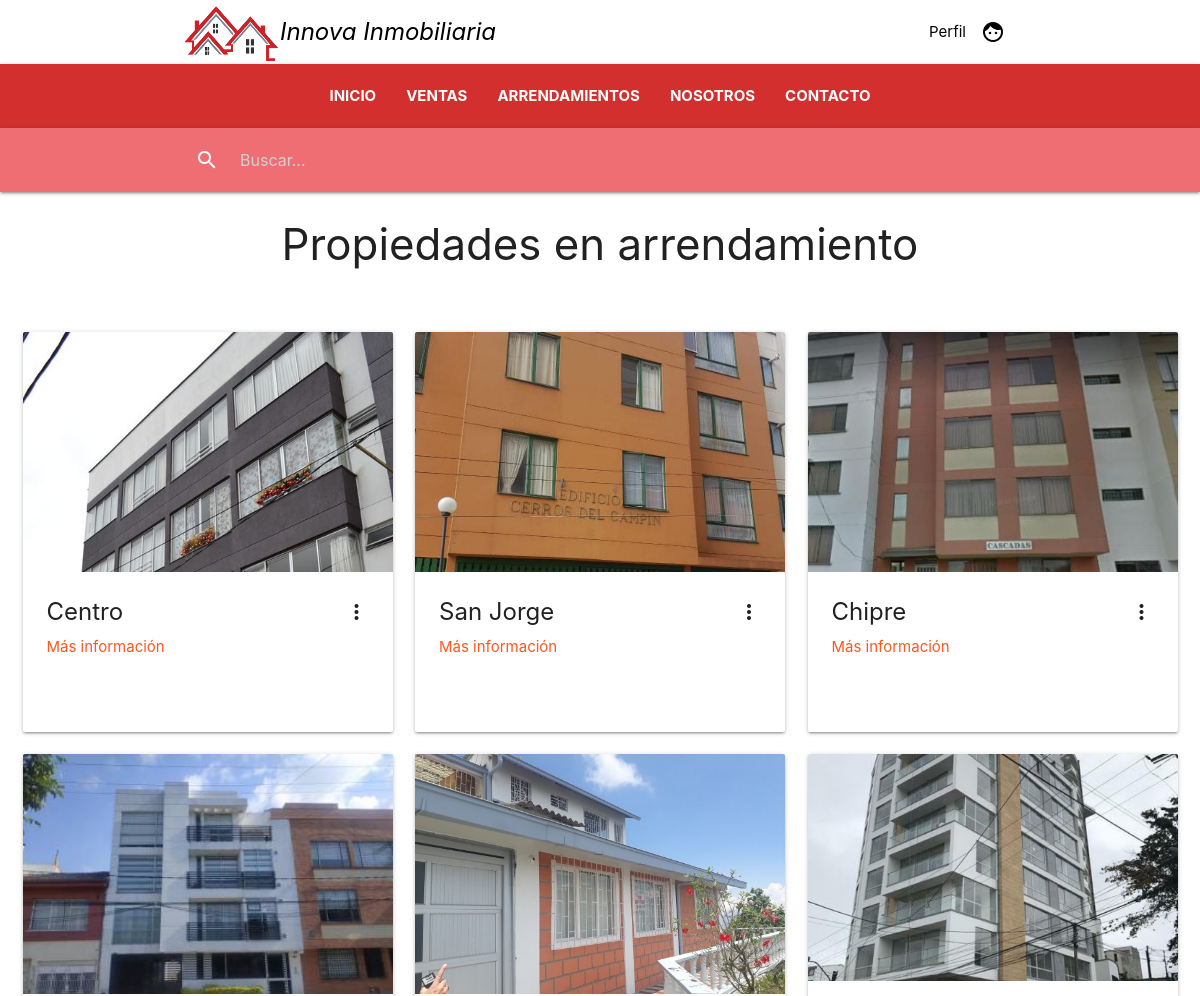
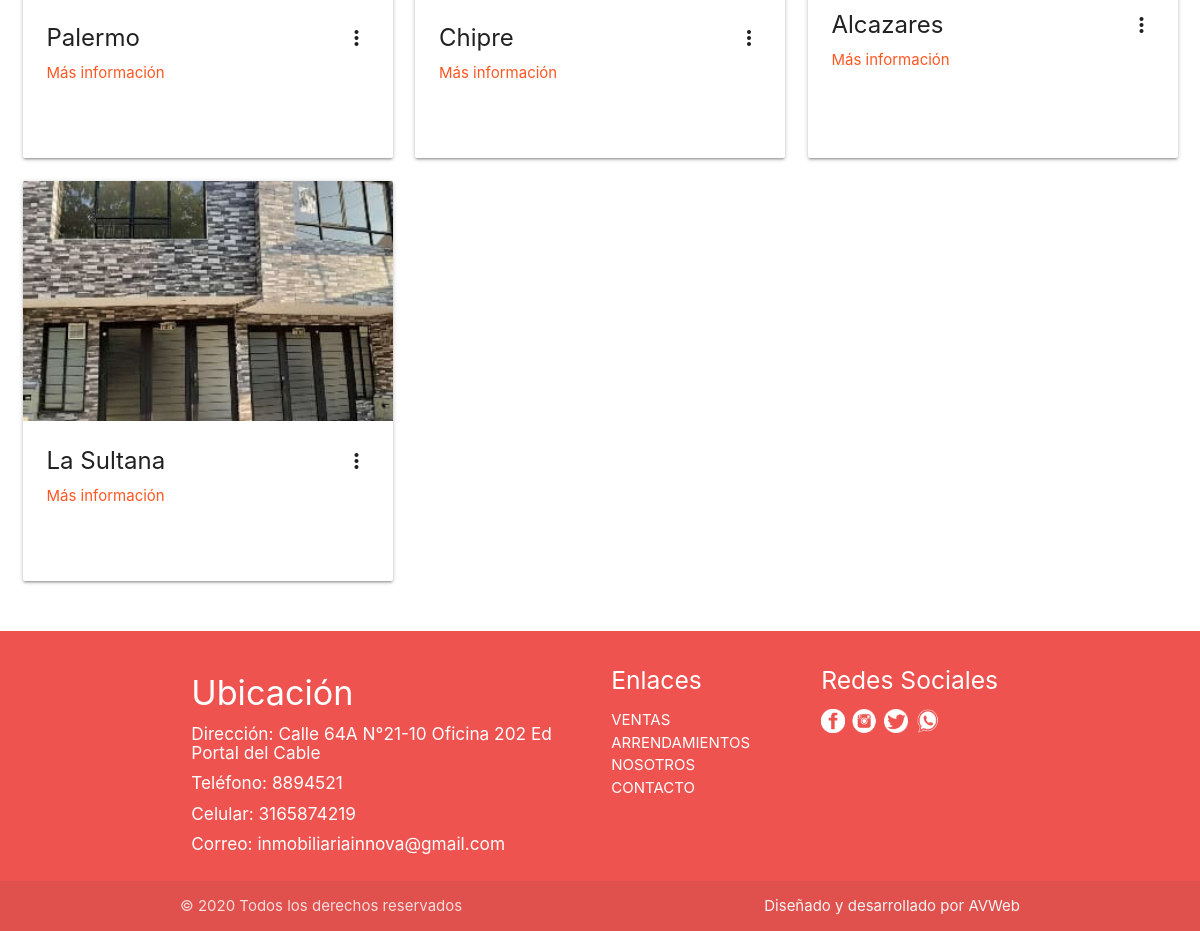
The page /paginas/arrendamientos/ (signed in) on the database its author committed (2 pictures, top to bottom).
### inmueble/models.py (models this page shows, shortened)
class Inmueble(models.Model):
    codigo = models.CharField(max_length=50, null=False)
    direccion = models.CharField(max_length=100, null=False)
    IDBarrio = models.ForeignKey(Barrio, null=False, on_delete=models.PROTECT)
    precio = models.DecimalField(max_digits=9, decimal_places=0,  null=False)
    IDTipo_de_inmueble = models.ForeignKey(Tipo_de_inmueble, null=False, on_delete=models.PROTECT)
    IDTipo_de_oferta = models.ForeignKey(Tipo_de_oferta, null=False, on_delete=models.PROTECT)
    alcoba = models.IntegerField(null=False)
    baño = models.IntegerField(null=False)
    parqueadero = models.BooleanField(null=False)
    disponible = models.BooleanField(null=False)
    descripcion = models.CharField(max_length=300, null=True)
    imagenppal = models.FileField(null=False, upload_to="imagenes/%Y/%m/%d")

class Barrio(models.Model):
    nombre = models.CharField(max_length=80, null=False)
    IDCiudad = models.ForeignKey(Ciudad, null=False, on_delete=models.PROTECT)

### inmueble/views.py (the view)
# urls.py: path('paginas/arrendamientos/', views.AlquilerList.as_view(), name='arrendamientos'),
class AlquilerList(ListView):
    template_name = 'paginas/arrendamientos.html'
    model = Inmueble
    context_object_name = 'inmuebles'

### templates/paginas/arrendamientos.html (shortened to what this page needs)
{% extends 'base/base.html' %}
{% load static %}
{% load humanize %}
{% block container2 %}
<h3 class="center-align">Propiedades en arrendamiento</h3>
<br>
<div class="section">
  <div class="row">
    <div class="col s12">
      {% for inmueble in inmuebles %}
        {% if inmueble.IDTipo_de_oferta.nombre == "Arrendamiento" %}
        <div class="col s12 m4">
          <div class="card medium">
            <div class="card-image waves-effect waves-block waves-light">
              <img class="activator" src="../../media/{{ inmueble.imagenppal }}">
            </div>
            <div class="card-content">
              <span class="card-title activator grey-text text-darken-4"><b>{{ inmueble.IDBarrio.nombre }}</b>
                <i class="material-icons right">more_vert</i>
              </span>
              <p><a class="deep-orange-text darken-4" href="{% url 'detalle' inmueble.id %}">Más información</a></p>
            </div>
          </div>
        </div>
        {% endif %}
      {% endfor %}
    </div>
  </div>
</div>
{% endblock %}

### rows shown on the page
Inmueble: imagenppal (picture), IDBarrio.nombre "Centro"
Inmueble: imagenppal (picture), IDBarrio.nombre "San Jorge"
Inmueble: imagenppal (picture), IDBarrio.nombre "Chipre"
Inmueble: imagenppal (picture), IDBarrio.nombre "Palermo"
Inmueble: imagenppal (picture), IDBarrio.nombre "Chipre"
Inmueble: imagenppal (picture), IDBarrio.nombre "Alcazares"
Inmueble: imagenppal (picture), IDBarrio.nombre "La Sultana"
